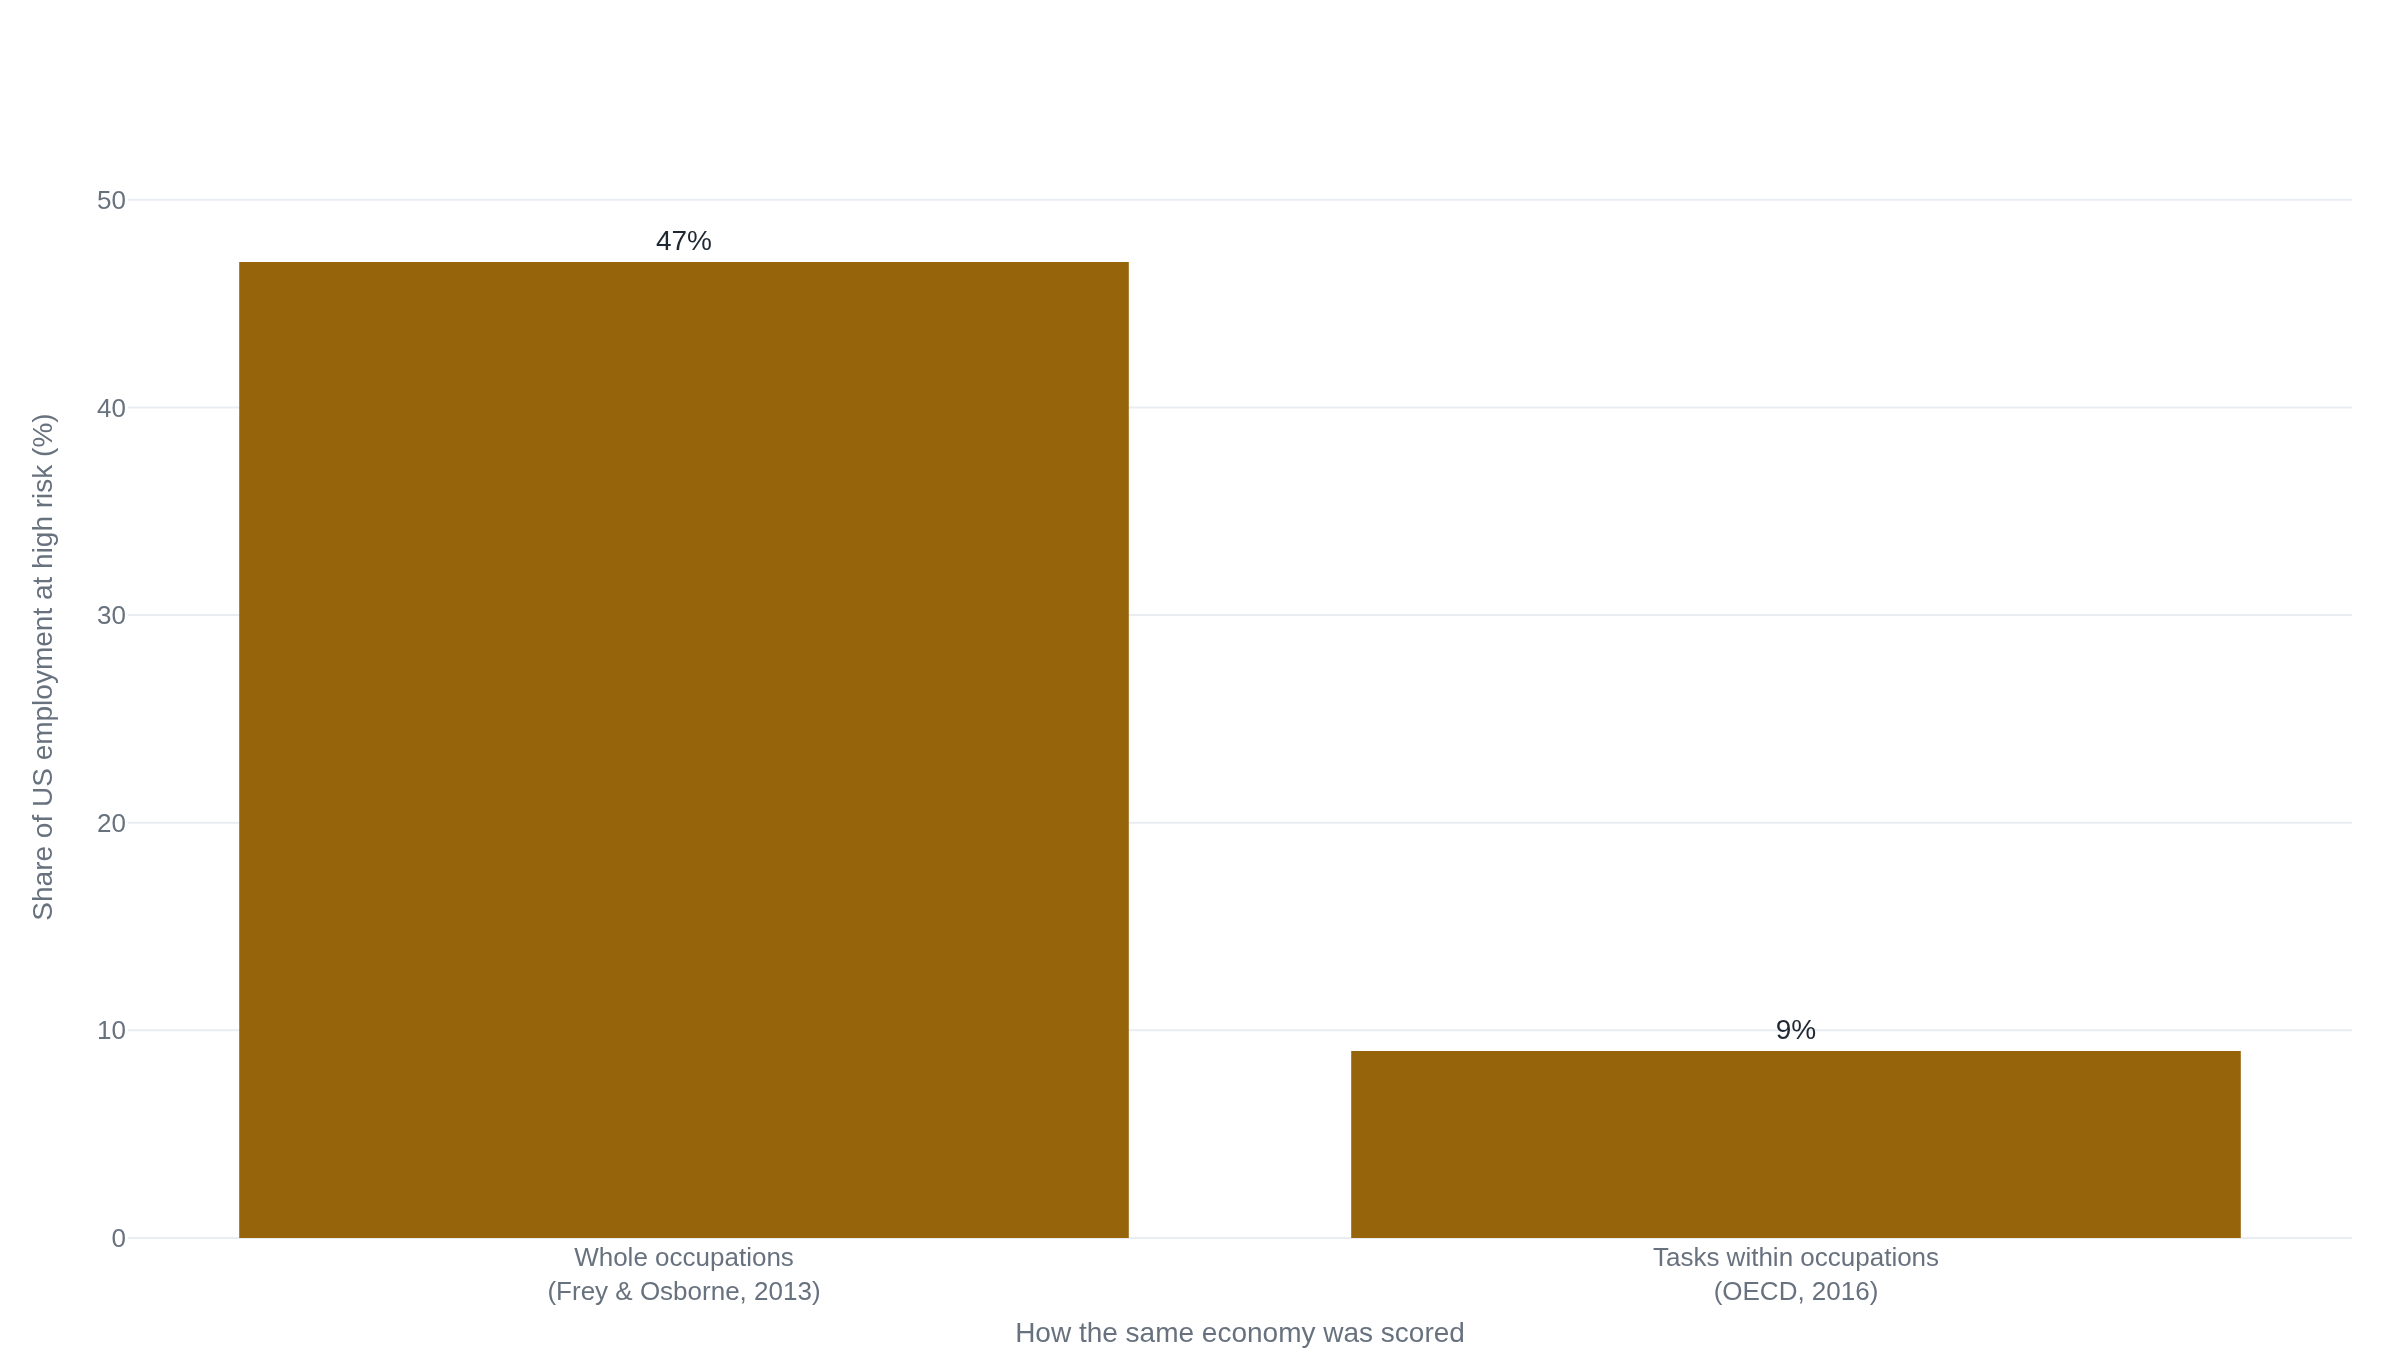

Python code for this plot:
import plotly.graph_objects as go

# The same US economy, measured two ways, as the share of employment at
# "high risk" of automation (an automation probability above 70%).
# Occupation-based: Frey & Osborne score whole occupations and put 47% of
# US employment in the high-risk band. Task-based: Arntz, Gregory & Zierahn
# (OECD) score the tasks workers actually do, weighted to individual
# workers, and the US figure falls to 9%.
# Sources: Frey & Osborne, "The Future of Employment" (2013), 47%;
# Arntz, Gregory & Zierahn, "The Risk of Automation for Jobs in OECD
# Countries," OECD Working Paper No. 189 (2016), US 9%.
methods = ["Whole occupations<br>(Frey & Osborne, 2013)",
           "Tasks within occupations<br>(OECD, 2016)"]
high_risk_share = [47, 9]

fig = go.Figure()
fig.add_trace(go.Bar(x=methods, y=high_risk_share,
                     text=["47%", "9%"], textposition="outside"))
fig.update_layout(
    yaxis_title="Share of US employment at high risk (%)",
    xaxis_title="How the same economy was scored",
)
fig.update_yaxes(range=[0, 55])
